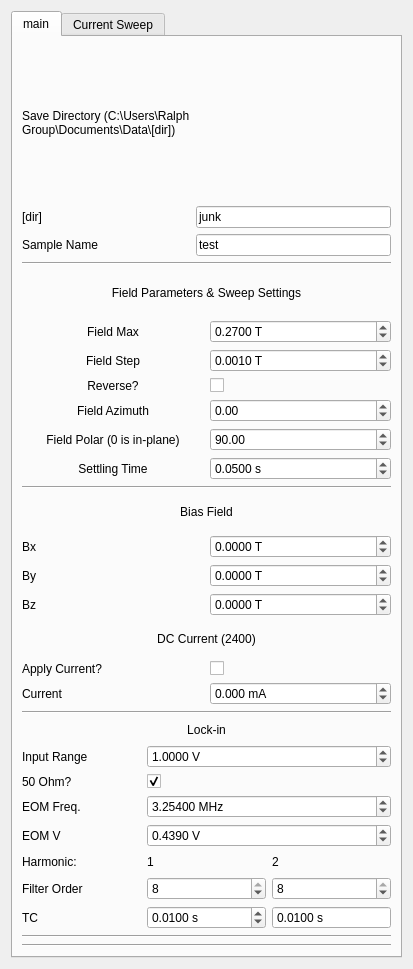
<?xml version="1.0" encoding="UTF-8"?>
<ui version="4.0">
 <class>Form</class>
 <widget class="QWidget" name="Form">
  <property name="geometry">
   <rect>
    <x>0</x>
    <y>0</y>
    <width>413</width>
    <height>969</height>
   </rect>
  </property>
  <property name="windowTitle">
   <string>Form</string>
  </property>
  <layout class="QVBoxLayout" name="verticalLayout">
   <item>
    <widget class="QTabWidget" name="tabWidget">
     <property name="toolTip">
      <string>&lt;html&gt;&lt;head/&gt;&lt;body&gt;&lt;p&gt;Field Parameters&lt;/p&gt;&lt;/body&gt;&lt;/html&gt;</string>
     </property>
     <property name="currentIndex">
      <number>0</number>
     </property>
     <widget class="QWidget" name="tab">
      <attribute name="title">
       <string>main</string>
      </attribute>
      <layout class="QVBoxLayout" name="verticalLayout_10">
       <item>
        <layout class="QGridLayout" name="save_params">
         <item row="2" column="0">
          <widget class="QLabel" name="label_12">
           <property name="enabled">
            <bool>true</bool>
           </property>
           <property name="text">
            <string>Sample Name</string>
           </property>
          </widget>
         </item>
         <item row="2" column="1">
          <widget class="QLineEdit" name="sample_name">
           <property name="text">
            <string>test</string>
           </property>
           <property name="placeholderText">
            <string>test</string>
           </property>
          </widget>
         </item>
         <item row="0" column="0">
          <widget class="QLabel" name="label_8">
           <property name="text">
            <string>Save Directory (C:\Users\Ralph Group\Documents\Data\[dir])</string>
           </property>
           <property name="wordWrap">
            <bool>true</bool>
           </property>
          </widget>
         </item>
         <item row="1" column="0">
          <widget class="QLabel" name="label_6">
           <property name="text">
            <string>[dir]</string>
           </property>
          </widget>
         </item>
         <item row="1" column="1">
          <widget class="QLineEdit" name="save_dir">
           <property name="text">
            <string>junk</string>
           </property>
          </widget>
         </item>
        </layout>
       </item>
       <item>
        <widget class="Line" name="line_3">
         <property name="orientation">
          <enum>Qt::Horizontal</enum>
         </property>
        </widget>
       </item>
       <item>
        <layout class="QGridLayout" name="lockin_params">
         <item row="6" column="0">
          <widget class="QLabel" name="label_9">
           <property name="text">
            <string>Field Polar (0 is in-plane)</string>
           </property>
           <property name="alignment">
            <set>Qt::AlignCenter</set>
           </property>
          </widget>
         </item>
         <item row="3" column="1">
          <widget class="QDoubleSpinBox" name="field_step">
           <property name="suffix">
            <string> T</string>
           </property>
           <property name="decimals">
            <number>4</number>
           </property>
           <property name="minimum">
            <double>0.000100000000000</double>
           </property>
           <property name="maximum">
            <double>0.270000000000000</double>
           </property>
           <property name="singleStep">
            <double>0.000100000000000</double>
           </property>
           <property name="value">
            <double>0.001000000000000</double>
           </property>
          </widget>
         </item>
         <item row="3" column="0">
          <widget class="QLabel" name="label_2">
           <property name="text">
            <string>Field Step</string>
           </property>
           <property name="alignment">
            <set>Qt::AlignCenter</set>
           </property>
          </widget>
         </item>
         <item row="2" column="1">
          <widget class="QDoubleSpinBox" name="field_max">
           <property name="suffix">
            <string> T</string>
           </property>
           <property name="decimals">
            <number>4</number>
           </property>
           <property name="minimum">
            <double>-0.270000000000000</double>
           </property>
           <property name="maximum">
            <double>0.280000000000000</double>
           </property>
           <property name="singleStep">
            <double>0.010000000000000</double>
           </property>
           <property name="value">
            <double>0.270000000000000</double>
           </property>
          </widget>
         </item>
         <item row="0" column="0" colspan="2">
          <widget class="QLabel" name="label_7">
           <property name="text">
            <string>Field Parameters &amp; Sweep Settings</string>
           </property>
           <property name="alignment">
            <set>Qt::AlignCenter</set>
           </property>
          </widget>
         </item>
         <item row="2" column="0">
          <widget class="QLabel" name="label_3">
           <property name="text">
            <string>Field Max</string>
           </property>
           <property name="alignment">
            <set>Qt::AlignCenter</set>
           </property>
          </widget>
         </item>
         <item row="7" column="0">
          <widget class="QLabel" name="label_20">
           <property name="text">
            <string>Settling Time</string>
           </property>
           <property name="alignment">
            <set>Qt::AlignCenter</set>
           </property>
          </widget>
         </item>
         <item row="6" column="1">
          <widget class="QDoubleSpinBox" name="field_polar">
           <property name="value">
            <double>90.000000000000000</double>
           </property>
          </widget>
         </item>
         <item row="7" column="1">
          <widget class="QDoubleSpinBox" name="settling">
           <property name="suffix">
            <string> s</string>
           </property>
           <property name="decimals">
            <number>4</number>
           </property>
           <property name="maximum">
            <double>20.000000000000000</double>
           </property>
           <property name="value">
            <double>0.050000000000000</double>
           </property>
          </widget>
         </item>
         <item row="5" column="1">
          <widget class="QDoubleSpinBox" name="field_azimuth">
           <property name="minimum">
            <double>-170.000000000000000</double>
           </property>
           <property name="maximum">
            <double>170.000000000000000</double>
           </property>
          </widget>
         </item>
         <item row="5" column="0">
          <widget class="QLabel" name="label_10">
           <property name="text">
            <string>Field Azimuth</string>
           </property>
           <property name="alignment">
            <set>Qt::AlignCenter</set>
           </property>
          </widget>
         </item>
         <item row="4" column="0">
          <widget class="QLabel" name="label_19">
           <property name="text">
            <string>Reverse?</string>
           </property>
           <property name="alignment">
            <set>Qt::AlignCenter</set>
           </property>
          </widget>
         </item>
         <item row="4" column="1">
          <widget class="QCheckBox" name="reverse">
           <property name="text">
            <string/>
           </property>
          </widget>
         </item>
        </layout>
       </item>
       <item>
        <widget class="Line" name="line_2">
         <property name="orientation">
          <enum>Qt::Horizontal</enum>
         </property>
        </widget>
       </item>
       <item>
        <layout class="QGridLayout" name="gridLayout">
         <item row="3" column="1">
          <widget class="QDoubleSpinBox" name="bias_field_z">
           <property name="suffix">
            <string> T</string>
           </property>
           <property name="decimals">
            <number>4</number>
           </property>
           <property name="minimum">
            <double>-0.180000000000000</double>
           </property>
           <property name="maximum">
            <double>0.180000000000000</double>
           </property>
          </widget>
         </item>
         <item row="1" column="1">
          <widget class="QDoubleSpinBox" name="bias_field_x">
           <property name="suffix">
            <string> T</string>
           </property>
           <property name="decimals">
            <number>4</number>
           </property>
           <property name="minimum">
            <double>-0.280000000000000</double>
           </property>
           <property name="maximum">
            <double>0.280000000000000</double>
           </property>
          </widget>
         </item>
         <item row="3" column="0">
          <widget class="QLabel" name="label_24">
           <property name="text">
            <string>Bz</string>
           </property>
          </widget>
         </item>
         <item row="2" column="0">
          <widget class="QLabel" name="label_23">
           <property name="text">
            <string>By</string>
           </property>
          </widget>
         </item>
         <item row="1" column="0">
          <widget class="QLabel" name="label_22">
           <property name="text">
            <string>Bx</string>
           </property>
          </widget>
         </item>
         <item row="2" column="1">
          <widget class="QDoubleSpinBox" name="bias_field_y">
           <property name="suffix">
            <string> T</string>
           </property>
           <property name="decimals">
            <number>4</number>
           </property>
           <property name="minimum">
            <double>-0.280000000000000</double>
           </property>
           <property name="maximum">
            <double>0.280000000000000</double>
           </property>
          </widget>
         </item>
         <item row="6" column="1">
          <widget class="QDoubleSpinBox" name="current">
           <property name="suffix">
            <string> mA</string>
           </property>
           <property name="decimals">
            <number>3</number>
           </property>
           <property name="minimum">
            <double>-30.000000000000000</double>
           </property>
           <property name="maximum">
            <double>30.000000000000000</double>
           </property>
          </widget>
         </item>
         <item row="5" column="0">
          <widget class="QLabel" name="label_16">
           <property name="text">
            <string>Apply Current?</string>
           </property>
          </widget>
         </item>
         <item row="4" column="0" colspan="2">
          <widget class="QLabel" name="label_11">
           <property name="text">
            <string>DC Current (2400)</string>
           </property>
           <property name="alignment">
            <set>Qt::AlignCenter</set>
           </property>
          </widget>
         </item>
         <item row="6" column="0">
          <widget class="QLabel" name="label_18">
           <property name="text">
            <string>Current</string>
           </property>
          </widget>
         </item>
         <item row="5" column="1">
          <widget class="QCheckBox" name="apply_current">
           <property name="text">
            <string/>
           </property>
          </widget>
         </item>
         <item row="0" column="0" colspan="2">
          <widget class="QLabel" name="label_28">
           <property name="text">
            <string>Bias Field</string>
           </property>
           <property name="alignment">
            <set>Qt::AlignCenter</set>
           </property>
          </widget>
         </item>
        </layout>
       </item>
       <item>
        <widget class="Line" name="line">
         <property name="orientation">
          <enum>Qt::Horizontal</enum>
         </property>
        </widget>
       </item>
       <item>
        <layout class="QGridLayout" name="field_params">
         <item row="8" column="0">
          <widget class="QLabel" name="label_5">
           <property name="text">
            <string>TC</string>
           </property>
          </widget>
         </item>
         <item row="6" column="0">
          <widget class="QLabel" name="label_14">
           <property name="text">
            <string>Harmonic:</string>
           </property>
          </widget>
         </item>
         <item row="7" column="1">
          <widget class="QSpinBox" name="first_harm_order">
           <property name="minimum">
            <number>1</number>
           </property>
           <property name="maximum">
            <number>8</number>
           </property>
           <property name="value">
            <number>8</number>
           </property>
          </widget>
         </item>
         <item row="7" column="2">
          <widget class="QSpinBox" name="second_harm_order">
           <property name="minimum">
            <number>1</number>
           </property>
           <property name="maximum">
            <number>8</number>
           </property>
           <property name="value">
            <number>8</number>
           </property>
          </widget>
         </item>
         <item row="6" column="2">
          <widget class="QLabel" name="label_13">
           <property name="text">
            <string>2</string>
           </property>
          </widget>
         </item>
         <item row="7" column="0">
          <widget class="QLabel" name="label_17">
           <property name="text">
            <string>Filter Order</string>
           </property>
          </widget>
         </item>
         <item row="6" column="1">
          <widget class="QLabel" name="label_4">
           <property name="text">
            <string>1</string>
           </property>
          </widget>
         </item>
         <item row="8" column="2">
          <widget class="QDoubleSpinBox" name="second_harm_tc">
           <property name="buttonSymbols">
            <enum>QAbstractSpinBox::NoButtons</enum>
           </property>
           <property name="suffix">
            <string> s</string>
           </property>
           <property name="decimals">
            <number>4</number>
           </property>
           <property name="minimum">
            <double>0.000000000000000</double>
           </property>
           <property name="maximum">
            <double>10.000000000000000</double>
           </property>
           <property name="singleStep">
            <double>0.000010000000000</double>
           </property>
           <property name="value">
            <double>0.010000000000000</double>
           </property>
          </widget>
         </item>
         <item row="8" column="1">
          <widget class="QDoubleSpinBox" name="first_harm_tc">
           <property name="suffix">
            <string> s</string>
           </property>
           <property name="decimals">
            <number>4</number>
           </property>
           <property name="maximum">
            <double>10.000000000000000</double>
           </property>
           <property name="value">
            <double>0.010000000000000</double>
           </property>
          </widget>
         </item>
         <item row="2" column="0">
          <widget class="QLabel" name="label_26">
           <property name="text">
            <string>Input Range</string>
           </property>
          </widget>
         </item>
         <item row="3" column="0">
          <widget class="QLabel" name="label_25">
           <property name="text">
            <string>50 Ohm?</string>
           </property>
          </widget>
         </item>
         <item row="4" column="0">
          <widget class="QLabel" name="label_27">
           <property name="text">
            <string>EOM Freq.</string>
           </property>
          </widget>
         </item>
         <item row="5" column="0">
          <widget class="QLabel" name="label_15">
           <property name="text">
            <string>EOM V</string>
           </property>
          </widget>
         </item>
         <item row="2" column="1" colspan="2">
          <widget class="QDoubleSpinBox" name="input_range">
           <property name="suffix">
            <string> V</string>
           </property>
           <property name="decimals">
            <number>4</number>
           </property>
           <property name="value">
            <double>1.000000000000000</double>
           </property>
          </widget>
         </item>
         <item row="3" column="1" colspan="2">
          <widget class="QCheckBox" name="imp50">
           <property name="text">
            <string/>
           </property>
           <property name="checked">
            <bool>true</bool>
           </property>
           <property name="tristate">
            <bool>false</bool>
           </property>
          </widget>
         </item>
         <item row="4" column="1" colspan="2">
          <widget class="QDoubleSpinBox" name="f_eom">
           <property name="suffix">
            <string> MHz</string>
           </property>
           <property name="decimals">
            <number>5</number>
           </property>
           <property name="maximum">
            <double>50.000000000000000</double>
           </property>
           <property name="value">
            <double>3.254000000000000</double>
           </property>
          </widget>
         </item>
         <item row="5" column="1" colspan="2">
          <widget class="QDoubleSpinBox" name="output_voltage">
           <property name="suffix">
            <string> V</string>
           </property>
           <property name="decimals">
            <number>4</number>
           </property>
           <property name="value">
            <double>0.439000000000000</double>
           </property>
          </widget>
         </item>
         <item row="0" column="0" colspan="3">
          <widget class="QLabel" name="label">
           <property name="text">
            <string>Lock-in</string>
           </property>
           <property name="alignment">
            <set>Qt::AlignCenter</set>
           </property>
          </widget>
         </item>
        </layout>
       </item>
       <item>
        <widget class="Line" name="line_4">
         <property name="orientation">
          <enum>Qt::Horizontal</enum>
         </property>
        </widget>
       </item>
       <item>
        <widget class="Line" name="line_5">
         <property name="orientation">
          <enum>Qt::Horizontal</enum>
         </property>
        </widget>
       </item>
      </layout>
     </widget>
     <widget class="QWidget" name="tab_2">
      <attribute name="title">
       <string>Current Sweep</string>
      </attribute>
      <widget class="QWidget" name="gridLayoutWidget">
       <property name="geometry">
        <rect>
         <x>-1</x>
         <y>-1</y>
         <width>391</width>
         <height>201</height>
        </rect>
       </property>
       <layout class="QGridLayout" name="gridLayout_2">
        <item row="0" column="0">
         <widget class="QLabel" name="label_21">
          <property name="text">
           <string>Do Current Sweep?</string>
          </property>
         </widget>
        </item>
        <item row="2" column="0">
         <widget class="QLabel" name="label_30">
          <property name="text">
           <string>Current Max</string>
          </property>
         </widget>
        </item>
        <item row="3" column="0">
         <widget class="QLabel" name="label_31">
          <property name="text">
           <string>Current Step</string>
          </property>
         </widget>
        </item>
        <item row="1" column="0">
         <widget class="QLabel" name="label_29">
          <property name="text">
           <string>Current Min</string>
          </property>
         </widget>
        </item>
        <item row="1" column="1">
         <widget class="QDoubleSpinBox" name="current_min">
          <property name="suffix">
           <string> mA</string>
          </property>
          <property name="decimals">
           <number>3</number>
          </property>
          <property name="minimum">
           <double>-40.000000000000000</double>
          </property>
          <property name="maximum">
           <double>40.000000000000000</double>
          </property>
         </widget>
        </item>
        <item row="2" column="1">
         <widget class="QDoubleSpinBox" name="current_max">
          <property name="suffix">
           <string> mA</string>
          </property>
          <property name="decimals">
           <number>3</number>
          </property>
          <property name="minimum">
           <double>-40.000000000000000</double>
          </property>
          <property name="maximum">
           <double>40.000000000000000</double>
          </property>
         </widget>
        </item>
        <item row="3" column="1">
         <widget class="QDoubleSpinBox" name="current_step">
          <property name="suffix">
           <string> mA</string>
          </property>
          <property name="decimals">
           <number>3</number>
          </property>
          <property name="minimum">
           <double>-40.000000000000000</double>
          </property>
          <property name="maximum">
           <double>40.000000000000000</double>
          </property>
         </widget>
        </item>
        <item row="0" column="1">
         <widget class="QCheckBox" name="do_current_sweep">
          <property name="text">
           <string/>
          </property>
         </widget>
        </item>
       </layout>
      </widget>
     </widget>
    </widget>
   </item>
  </layout>
 </widget>
 <resources/>
 <connections/>
</ui>
